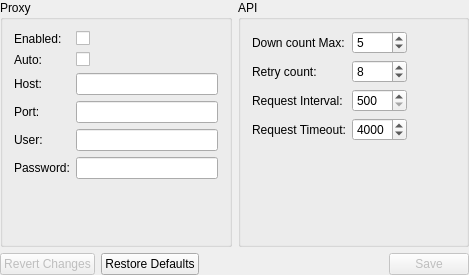
<?xml version="1.0" encoding="UTF-8"?>
<ui version="4.0">
 <class>SettingsNetworkProxy</class>
 <widget class="QWidget" name="SettingsNetworkProxy">
  <property name="geometry">
   <rect>
    <x>0</x>
    <y>0</y>
    <width>469</width>
    <height>275</height>
   </rect>
  </property>
  <property name="sizePolicy">
   <sizepolicy hsizetype="Preferred" vsizetype="Preferred">
    <horstretch>0</horstretch>
    <verstretch>0</verstretch>
   </sizepolicy>
  </property>
  <property name="windowTitle">
   <string>SettingsNetworkProxy</string>
  </property>
  <layout class="QGridLayout" name="gridLayout">
   <property name="leftMargin">
    <number>0</number>
   </property>
   <property name="topMargin">
    <number>0</number>
   </property>
   <property name="rightMargin">
    <number>0</number>
   </property>
   <property name="bottomMargin">
    <number>0</number>
   </property>
   <item row="0" column="0">
    <widget class="QGroupBox" name="proxyGroupBox">
     <property name="sizePolicy">
      <sizepolicy hsizetype="Expanding" vsizetype="Expanding">
       <horstretch>0</horstretch>
       <verstretch>0</verstretch>
      </sizepolicy>
     </property>
     <property name="minimumSize">
      <size>
       <width>0</width>
       <height>0</height>
      </size>
     </property>
     <property name="accessibleName">
      <string>SETTINGS_PROXY</string>
     </property>
     <property name="title">
      <string>Proxy</string>
     </property>
     <layout class="QFormLayout" name="formLayout">
      <item row="0" column="0">
       <widget class="QLabel" name="enabledLabel">
        <property name="accessibleName">
         <string>SETTINGS_ENABLED</string>
        </property>
        <property name="text">
         <string>Enabled:</string>
        </property>
       </widget>
      </item>
      <item row="0" column="1">
       <widget class="QCheckBox" name="enabledCheckBox">
        <property name="text">
         <string/>
        </property>
        <property name="checkable">
         <bool>true</bool>
        </property>
        <property name="checked">
         <bool>false</bool>
        </property>
        <property name="autoRepeat">
         <bool>false</bool>
        </property>
        <property name="autoExclusive">
         <bool>false</bool>
        </property>
        <property name="tristate">
         <bool>false</bool>
        </property>
       </widget>
      </item>
      <item row="1" column="0">
       <widget class="QLabel" name="autoLabel">
        <property name="accessibleName">
         <string>SETTINGS_AUTO</string>
        </property>
        <property name="text">
         <string>Auto:</string>
        </property>
       </widget>
      </item>
      <item row="1" column="1">
       <widget class="QCheckBox" name="autoCheckBox">
        <property name="text">
         <string/>
        </property>
       </widget>
      </item>
      <item row="2" column="0">
       <widget class="QLabel" name="hostLabel">
        <property name="accessibleName">
         <string>SETTINGS_HOST</string>
        </property>
        <property name="text">
         <string>Host:</string>
        </property>
       </widget>
      </item>
      <item row="2" column="1">
       <widget class="QLineEdit" name="hostLineEdit"/>
      </item>
      <item row="3" column="0">
       <widget class="QLabel" name="portLabel">
        <property name="accessibleName">
         <string>SETTINGS_PORT</string>
        </property>
        <property name="text">
         <string>Port:</string>
        </property>
       </widget>
      </item>
      <item row="3" column="1">
       <widget class="QLineEdit" name="portLineEdit"/>
      </item>
      <item row="4" column="0">
       <widget class="QLabel" name="userLabel">
        <property name="accessibleName">
         <string>SETTINGS_USER</string>
        </property>
        <property name="text">
         <string>User:</string>
        </property>
       </widget>
      </item>
      <item row="4" column="1">
       <widget class="QLineEdit" name="userLineEdit"/>
      </item>
      <item row="5" column="0">
       <widget class="QLabel" name="passwordLabel">
        <property name="accessibleName">
         <string>SETTINGS_PASSWORD</string>
        </property>
        <property name="text">
         <string>Password:</string>
        </property>
       </widget>
      </item>
      <item row="5" column="1">
       <widget class="QLineEdit" name="passwordLineEdit"/>
      </item>
     </layout>
     <zorder>autoLabel</zorder>
     <zorder>autoCheckBox</zorder>
     <zorder>hostLabel</zorder>
     <zorder>hostLineEdit</zorder>
     <zorder>portLabel</zorder>
     <zorder>portLineEdit</zorder>
     <zorder>userLabel</zorder>
     <zorder>userLineEdit</zorder>
     <zorder>passwordLabel</zorder>
     <zorder>passwordLineEdit</zorder>
     <zorder>enabledLabel</zorder>
     <zorder>enabledCheckBox</zorder>
    </widget>
   </item>
   <item row="0" column="1">
    <widget class="QGroupBox" name="networkGroupBox">
     <property name="sizePolicy">
      <sizepolicy hsizetype="Expanding" vsizetype="Expanding">
       <horstretch>0</horstretch>
       <verstretch>0</verstretch>
      </sizepolicy>
     </property>
     <property name="accessibleName">
      <string>SETTINGS_API</string>
     </property>
     <property name="title">
      <string>API</string>
     </property>
     <layout class="QFormLayout" name="formLayout_2">
      <property name="fieldGrowthPolicy">
       <enum>QFormLayout::AllNonFixedFieldsGrow</enum>
      </property>
      <item row="0" column="0">
       <widget class="QLabel" name="apiDownCounterMaxLabel">
        <property name="accessibleName">
         <string>SETTINGS_DOWN_COUNT</string>
        </property>
        <property name="text">
         <string>Down count Max:</string>
        </property>
       </widget>
      </item>
      <item row="0" column="1">
       <widget class="QSpinBox" name="apiDownCounterMaxSpinBox">
        <property name="minimumSize">
         <size>
          <width>55</width>
          <height>0</height>
         </size>
        </property>
        <property name="maximumSize">
         <size>
          <width>55</width>
          <height>16777215</height>
         </size>
        </property>
        <property name="minimum">
         <number>1</number>
        </property>
        <property name="maximum">
         <number>15</number>
        </property>
        <property name="value">
         <number>5</number>
        </property>
       </widget>
      </item>
      <item row="1" column="0">
       <widget class="QLabel" name="httpRetryCountLabel">
        <property name="accessibleName">
         <string>SETTINGS_RETRY_COUNT</string>
        </property>
        <property name="frameShape">
         <enum>QFrame::NoFrame</enum>
        </property>
        <property name="text">
         <string>Retry count:</string>
        </property>
       </widget>
      </item>
      <item row="1" column="1">
       <widget class="QSpinBox" name="httpRetryCountSpinBox">
        <property name="minimumSize">
         <size>
          <width>55</width>
          <height>0</height>
         </size>
        </property>
        <property name="maximumSize">
         <size>
          <width>55</width>
          <height>16777215</height>
         </size>
        </property>
        <property name="minimum">
         <number>1</number>
        </property>
        <property name="maximum">
         <number>20</number>
        </property>
        <property name="value">
         <number>8</number>
        </property>
       </widget>
      </item>
      <item row="2" column="0">
       <widget class="QLabel" name="httpRequestsIntervalLabel">
        <property name="accessibleName">
         <string>SETTINGS_INTERVAL</string>
        </property>
        <property name="text">
         <string>Request Interval:</string>
        </property>
       </widget>
      </item>
      <item row="2" column="1">
       <widget class="QSpinBox" name="httpRequestsIntervalSpinBox">
        <property name="minimumSize">
         <size>
          <width>55</width>
          <height>0</height>
         </size>
        </property>
        <property name="maximumSize">
         <size>
          <width>55</width>
          <height>16777215</height>
         </size>
        </property>
        <property name="minimum">
         <number>500</number>
        </property>
        <property name="maximum">
         <number>15000</number>
        </property>
        <property name="singleStep">
         <number>100</number>
        </property>
       </widget>
      </item>
      <item row="3" column="0">
       <widget class="QLabel" name="httpRequestsTimeoutLabel">
        <property name="accessibleName">
         <string>SETTINGS_TIMEOUT</string>
        </property>
        <property name="text">
         <string>Request Timeout:</string>
        </property>
       </widget>
      </item>
      <item row="3" column="1">
       <widget class="QSpinBox" name="httpRequestsTimeoutSpinBox">
        <property name="minimumSize">
         <size>
          <width>55</width>
          <height>0</height>
         </size>
        </property>
        <property name="maximumSize">
         <size>
          <width>55</width>
          <height>16777215</height>
         </size>
        </property>
        <property name="minimum">
         <number>1000</number>
        </property>
        <property name="maximum">
         <number>15000</number>
        </property>
        <property name="singleStep">
         <number>100</number>
        </property>
        <property name="value">
         <number>4000</number>
        </property>
       </widget>
      </item>
     </layout>
    </widget>
   </item>
   <item row="1" column="0" colspan="2">
    <layout class="QHBoxLayout" name="horizontalLayout">
     <item>
      <widget class="QPushButton" name="revertChangesButton">
       <property name="enabled">
        <bool>false</bool>
       </property>
       <property name="accessibleName">
        <string>SETTINGS_REVERT_CHANGES</string>
       </property>
       <property name="text">
        <string>Revert Changes</string>
       </property>
      </widget>
     </item>
     <item>
      <widget class="QPushButton" name="restoreDefaultsButton">
       <property name="accessibleName">
        <string>SETTINGS_RESTORE_DEFAULTS</string>
       </property>
       <property name="text">
        <string>Restore Defaults</string>
       </property>
      </widget>
     </item>
     <item>
      <spacer name="horizontalSpacer">
       <property name="orientation">
        <enum>Qt::Horizontal</enum>
       </property>
       <property name="sizeHint" stdset="0">
        <size>
         <width>0</width>
         <height>0</height>
        </size>
       </property>
      </spacer>
     </item>
     <item>
      <widget class="QPushButton" name="saveButton">
       <property name="enabled">
        <bool>false</bool>
       </property>
       <property name="accessibleName">
        <string>SETTINGS_SAVE</string>
       </property>
       <property name="text">
        <string>Save</string>
       </property>
      </widget>
     </item>
    </layout>
   </item>
  </layout>
 </widget>
 <layoutdefault spacing="6" margin="11"/>
 <tabstops>
  <tabstop>saveButton</tabstop>
  <tabstop>restoreDefaultsButton</tabstop>
  <tabstop>revertChangesButton</tabstop>
  <tabstop>enabledCheckBox</tabstop>
  <tabstop>autoCheckBox</tabstop>
  <tabstop>hostLineEdit</tabstop>
  <tabstop>portLineEdit</tabstop>
  <tabstop>userLineEdit</tabstop>
  <tabstop>passwordLineEdit</tabstop>
  <tabstop>apiDownCounterMaxSpinBox</tabstop>
  <tabstop>httpRetryCountSpinBox</tabstop>
  <tabstop>httpRequestsIntervalSpinBox</tabstop>
  <tabstop>httpRequestsTimeoutSpinBox</tabstop>
 </tabstops>
 <resources/>
 <connections>
  <connection>
   <sender>enabledCheckBox</sender>
   <signal>stateChanged(int)</signal>
   <receiver>SettingsNetworkProxy</receiver>
   <slot>anyValueChanged()</slot>
   <hints>
    <hint type="sourcelabel">
     <x>68</x>
     <y>27</y>
    </hint>
    <hint type="destinationlabel">
     <x>-114</x>
     <y>24</y>
    </hint>
   </hints>
  </connection>
  <connection>
   <sender>autoCheckBox</sender>
   <signal>stateChanged(int)</signal>
   <receiver>SettingsNetworkProxy</receiver>
   <slot>anyValueChanged()</slot>
   <hints>
    <hint type="sourcelabel">
     <x>68</x>
     <y>45</y>
    </hint>
    <hint type="destinationlabel">
     <x>-66</x>
     <y>44</y>
    </hint>
   </hints>
  </connection>
  <connection>
   <sender>hostLineEdit</sender>
   <signal>textChanged(QString)</signal>
   <receiver>SettingsNetworkProxy</receiver>
   <slot>anyValueChanged()</slot>
   <hints>
    <hint type="sourcelabel">
     <x>88</x>
     <y>71</y>
    </hint>
    <hint type="destinationlabel">
     <x>-37</x>
     <y>62</y>
    </hint>
   </hints>
  </connection>
  <connection>
   <sender>portLineEdit</sender>
   <signal>textChanged(QString)</signal>
   <receiver>SettingsNetworkProxy</receiver>
   <slot>anyValueChanged()</slot>
   <hints>
    <hint type="sourcelabel">
     <x>81</x>
     <y>96</y>
    </hint>
    <hint type="destinationlabel">
     <x>-83</x>
     <y>88</y>
    </hint>
   </hints>
  </connection>
  <connection>
   <sender>userLineEdit</sender>
   <signal>textChanged(QString)</signal>
   <receiver>SettingsNetworkProxy</receiver>
   <slot>anyValueChanged()</slot>
   <hints>
    <hint type="sourcelabel">
     <x>89</x>
     <y>124</y>
    </hint>
    <hint type="destinationlabel">
     <x>-22</x>
     <y>114</y>
    </hint>
   </hints>
  </connection>
  <connection>
   <sender>passwordLineEdit</sender>
   <signal>textChanged(QString)</signal>
   <receiver>SettingsNetworkProxy</receiver>
   <slot>anyValueChanged()</slot>
   <hints>
    <hint type="sourcelabel">
     <x>102</x>
     <y>146</y>
    </hint>
    <hint type="destinationlabel">
     <x>-28</x>
     <y>140</y>
    </hint>
   </hints>
  </connection>
  <connection>
   <sender>apiDownCounterMaxSpinBox</sender>
   <signal>valueChanged(int)</signal>
   <receiver>SettingsNetworkProxy</receiver>
   <slot>anyValueChanged()</slot>
   <hints>
    <hint type="sourcelabel">
     <x>361</x>
     <y>30</y>
    </hint>
    <hint type="destinationlabel">
     <x>562</x>
     <y>24</y>
    </hint>
   </hints>
  </connection>
  <connection>
   <sender>httpRetryCountSpinBox</sender>
   <signal>valueChanged(int)</signal>
   <receiver>SettingsNetworkProxy</receiver>
   <slot>anyValueChanged()</slot>
   <hints>
    <hint type="sourcelabel">
     <x>356</x>
     <y>54</y>
    </hint>
    <hint type="destinationlabel">
     <x>529</x>
     <y>50</y>
    </hint>
   </hints>
  </connection>
  <connection>
   <sender>httpRequestsIntervalSpinBox</sender>
   <signal>valueChanged(int)</signal>
   <receiver>SettingsNetworkProxy</receiver>
   <slot>anyValueChanged()</slot>
   <hints>
    <hint type="sourcelabel">
     <x>365</x>
     <y>80</y>
    </hint>
    <hint type="destinationlabel">
     <x>516</x>
     <y>78</y>
    </hint>
   </hints>
  </connection>
  <connection>
   <sender>httpRequestsTimeoutSpinBox</sender>
   <signal>valueChanged(int)</signal>
   <receiver>SettingsNetworkProxy</receiver>
   <slot>anyValueChanged()</slot>
   <hints>
    <hint type="sourcelabel">
     <x>364</x>
     <y>112</y>
    </hint>
    <hint type="destinationlabel">
     <x>563</x>
     <y>102</y>
    </hint>
   </hints>
  </connection>
 </connections>
 <slots>
  <slot>anyValueChanged()</slot>
 </slots>
</ui>
